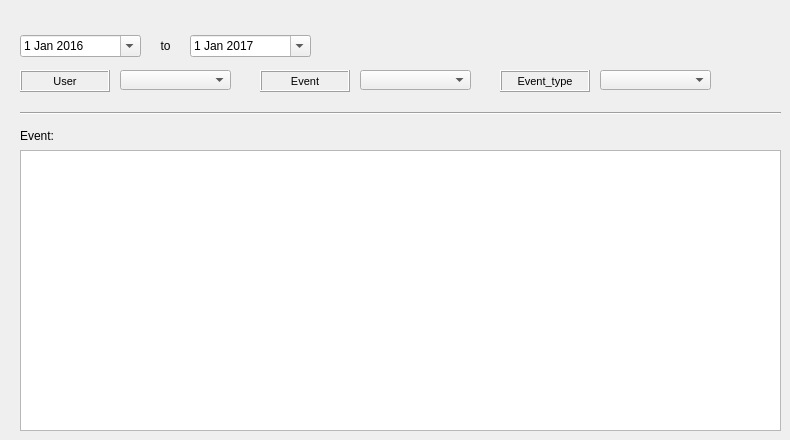
   <widget class="QWidget" name="tab_10">
    <attribute name="title">
     <string>Event</string>
    </attribute>
    <widget class="QTableWidget" name="tableWidget_19">
     <property name="geometry">
      <rect>
       <x>20</x>
       <y>150</y>
       <width>761</width>
       <height>281</height>
      </rect>
     </property>
    </widget>
    <widget class="QComboBox" name="event_eventcat_id">
     <property name="geometry">
      <rect>
       <x>360</x>
       <y>70</y>
       <width>111</width>
       <height>20</height>
      </rect>
     </property>
    </widget>
    <widget class="QLabel" name="label_event_user">
     <property name="geometry">
      <rect>
       <x>20</x>
       <y>70</y>
       <width>90</width>
       <height>22</height>
      </rect>
     </property>
     <property name="font">
      <font>
       <pointsize>8</pointsize>
      </font>
     </property>
     <property name="frameShape">
      <enum>QFrame::Box</enum>
     </property>
     <property name="frameShadow">
      <enum>QFrame::Raised</enum>
     </property>
     <property name="text">
      <string>User</string>
     </property>
     <property name="textFormat">
      <enum>Qt::AutoText</enum>
     </property>
     <property name="scaledContents">
      <bool>false</bool>
     </property>
     <property name="alignment">
      <set>Qt::AlignCenter</set>
     </property>
     <property name="margin">
      <number>3</number>
     </property>
    </widget>
    <widget class="QLabel" name="label_event">
     <property name="geometry">
      <rect>
       <x>20</x>
       <y>125</y>
       <width>90</width>
       <height>22</height>
      </rect>
     </property>
     <property name="font">
      <font>
       <pointsize>9</pointsize>
      </font>
     </property>
     <property name="frameShape">
      <enum>QFrame::NoFrame</enum>
     </property>
     <property name="frameShadow">
      <enum>QFrame::Plain</enum>
     </property>
     <property name="text">
      <string>Event:</string>
     </property>
     <property name="textFormat">
      <enum>Qt::AutoText</enum>
     </property>
     <property name="scaledContents">
      <bool>false</bool>
     </property>
     <property name="alignment">
      <set>Qt::AlignLeading|Qt::AlignLeft|Qt::AlignVCenter</set>
     </property>
     <property name="margin">
      <number>3</number>
     </property>
    </widget>
    <widget class="Line" name="line_13">
     <property name="geometry">
      <rect>
       <x>20</x>
       <y>105</y>
       <width>761</width>
       <height>16</height>
      </rect>
     </property>
     <property name="orientation">
      <enum>Qt::Horizontal</enum>
     </property>
    </widget>
    <widget class="QComboBox" name="event_user">
     <property name="geometry">
      <rect>
       <x>120</x>
       <y>70</y>
       <width>111</width>
       <height>20</height>
      </rect>
     </property>
    </widget>
    <widget class="QLabel" name="label_event_event">
     <property name="geometry">
      <rect>
       <x>260</x>
       <y>70</y>
       <width>90</width>
       <height>22</height>
      </rect>
     </property>
     <property name="font">
      <font>
       <pointsize>8</pointsize>
      </font>
     </property>
     <property name="frameShape">
      <enum>QFrame::Box</enum>
     </property>
     <property name="frameShadow">
      <enum>QFrame::Raised</enum>
     </property>
     <property name="text">
      <string>Event</string>
     </property>
     <property name="textFormat">
      <enum>Qt::AutoText</enum>
     </property>
     <property name="scaledContents">
      <bool>false</bool>
     </property>
     <property name="alignment">
      <set>Qt::AlignCenter</set>
     </property>
     <property name="margin">
      <number>3</number>
     </property>
    </widget>
    <widget class="QDateEdit" name="date_event_to">
     <property name="geometry">
      <rect>
       <x>190</x>
       <y>35</y>
       <width>121</width>
       <height>22</height>
      </rect>
     </property>
     <property name="date">
      <date>
       <year>2017</year>
       <month>1</month>
       <day>1</day>
      </date>
     </property>
     <property name="calendarPopup">
      <bool>true</bool>
     </property>
    </widget>
    <widget class="QLabel" name="label_event_event_type">
     <property name="geometry">
      <rect>
       <x>500</x>
       <y>70</y>
       <width>90</width>
       <height>22</height>
      </rect>
     </property>
     <property name="font">
      <font>
       <pointsize>8</pointsize>
      </font>
     </property>
     <property name="frameShape">
      <enum>QFrame::Box</enum>
     </property>
     <property name="frameShadow">
      <enum>QFrame::Raised</enum>
     </property>
     <property name="text">
      <string>Event_type</string>
     </property>
     <property name="textFormat">
      <enum>Qt::AutoText</enum>
     </property>
     <property name="scaledContents">
      <bool>false</bool>
     </property>
     <property name="alignment">
      <set>Qt::AlignCenter</set>
     </property>
     <property name="margin">
      <number>3</number>
     </property>
    </widget>
    <widget class="QComboBox" name="cat_event_eventtype_id">
     <property name="geometry">
      <rect>
       <x>600</x>
       <y>70</y>
       <width>111</width>
       <height>20</height>
      </rect>
     </property>
    </widget>
    <widget class="QDateEdit" name="date_event_from">
     <property name="geometry">
      <rect>
       <x>20</x>
       <y>35</y>
       <width>121</width>
       <height>22</height>
      </rect>
     </property>
     <property name="date">
      <date>
       <year>2016</year>
       <month>1</month>
       <day>1</day>
      </date>
     </property>
     <property name="calendarPopup">
      <bool>true</bool>
     </property>
    </widget>
    <widget class="QLabel" name="label_event_to">
     <property name="geometry">
      <rect>
       <x>150</x>
       <y>35</y>
       <width>31</width>
       <height>22</height>
      </rect>
     </property>
     <property name="font">
      <font>
       <pointsize>9</pointsize>
      </font>
     </property>
     <property name="frameShape">
      <enum>QFrame::NoFrame</enum>
     </property>
     <property name="frameShadow">
      <enum>QFrame::Raised</enum>
     </property>
     <property name="text">
      <string>to</string>
     </property>
     <property name="textFormat">
      <enum>Qt::AutoText</enum>
     </property>
     <property name="scaledContents">
      <bool>false</bool>
     </property>
     <property name="alignment">
      <set>Qt::AlignCenter</set>
     </property>
     <property name="margin">
      <number>3</number>
     </property>
    </widget>
   </widget>
